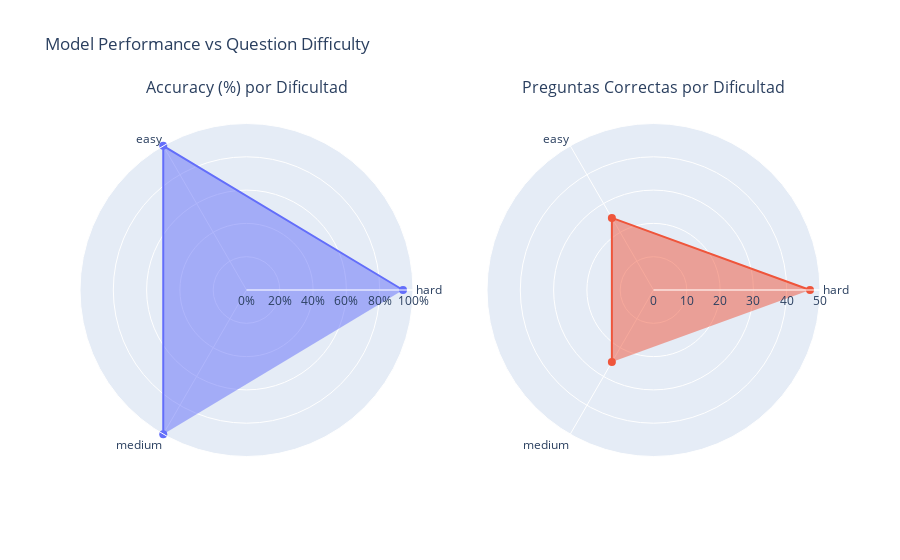

Here is the notebook cell this chart was saved with:
### Code cell
categories = accuracy_diff['difficulty']

fig = make_subplots(
    rows=1,
    cols=2,
    specs=[[{'type': 'polar'}, {'type': 'polar'}]],
    subplot_titles=[
        "Accuracy (%) por Dificultad",
        "Preguntas Correctas por Dificultad"
    ]
)

# --- Radar 1: Accuracy en porcentaje ---
fig.add_trace(
    go.Scatterpolar(
        r=accuracy_diff['accuracy'] * 100,
        theta=categories,
        fill='toself',
        name='Accuracy (%)',
        line=dict(color='#636EFA'),
        marker=dict(size=8)
    ),
    row=1,
    col=1
)

# --- Radar 2: Conteo absoluto ---
fig.add_trace(
    go.Scatterpolar(
        r=accuracy_diff['count_correct'],
        theta=categories,
        fill='toself',
        name='Conteo',
        line=dict(color='#EF553B'),
        marker=dict(size=8)
    ),
    row=1,
    col=2
)

# --- Layout ---
fig.update_layout(
    showlegend=False,
    title="Model Performance vs Question Difficulty",
    polar=dict(
        radialaxis=dict(
            visible=True,
            range=[0, 100],
            ticksuffix="%"
        )
    ),
    polar2=dict(
        radialaxis=dict(
            visible=True,
            range=[0, max(accuracy_diff['count'])]
        )
    )
)

fig.show()

### Figure 1 — Plotly figure (JSON) as saved in the notebook; plotly's stock layout.template omitted (floating-point values rounded to 4 significant figures)
{"data": [{"fill": "toself", "line": {"color": "#636EFA"}, "marker": {"size": 8}, "name": "Accuracy (%)", "r": [94.0, 100.0, 100.0], "subplot": "polar", "theta": ["hard", "easy", "medium"], "type": "scatterpolar"}, {"fill": "toself", "line": {"color": "#EF553B"}, "marker": {"size": 8}, "name": "Conteo", "r": [47, 25, 25], "subplot": "polar2", "theta": ["hard", "easy", "medium"], "type": "scatterpolar"}], "layout": {"annotations": [{"font": {"size": 16}, "showarrow": false, "text": "Accuracy (%) por Dificultad", "x": 0.225, "xanchor": "center", "xref": "paper", "y": 1, "yanchor": "bottom", "yref": "paper"}, {"font": {"size": 16}, "showarrow": false, "text": "Preguntas Correctas por Dificultad", "x": 0.775, "xanchor": "center", "xref": "paper", "y": 1, "yanchor": "bottom", "yref": "paper"}], "polar": {"domain": {"x": [0, 0.45], "y": [0, 1]}, "radialaxis": {"range": [0, 100], "ticksuffix": "%", "visible": true}}, "polar2": {"domain": {"x": [0.55, 1], "y": [0, 1]}, "radialaxis": {"range": [0, 50], "visible": true}}, "showlegend": false, "title": {"text": "Model Performance vs Question Difficulty"}}}
